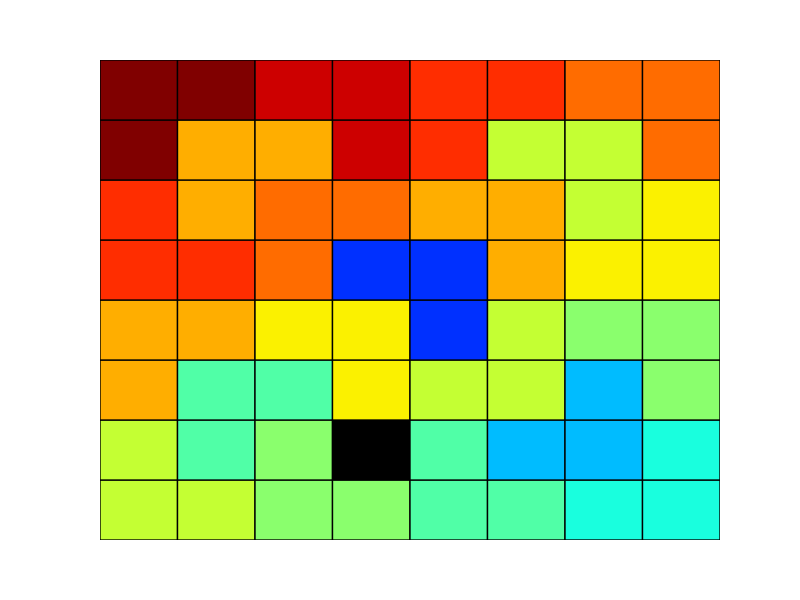

Reproduce this figure in Python.
#!/usr/bin/env python3

# Sources :
#    * http://www.mail-archive.com/matplotlib-users@lists.sourceforge.net/msg08387.html
#    * http://stackoverflow.com/questions/8931268/using-colormaps-to-set-color-of-line-in-matplotlib

from numpy import amax, concatenate, zeros
from random import randint

import matplotlib.pyplot as plt
import matplotlib.patches as mpatches
import matplotlib.colors as colors
import matplotlib.cm as cmx


# ----------- #
# -- Chess -- #
# ----------- #

n = 2**3

# `(-1)` indicates an empty cell.
chess = zeros((n,n)) - 1

# The black cell is coded by `0.
line = randint(0, n - 1)
col  = randint(0, n - 1)

chess[line, col] = 0


# ----------------------- #
# -- Method of solving -- #
# ----------------------- #

# color = 5 ---> This allows to well see the hole.
def addOneTrimino(
    oneChess,
    color = 5
):
    dim = len(oneChess)

# Special case of `n = 2`.
    if dim == 2:
        for line in range(2):
            for col in range(2):
                if oneChess[line, col] == -1:
                    oneChess[line, col] = color

        return oneChess

# Recursive calls.
    posCenter = dim // 2

# lu = left up   ; ru = right up
# ld = left down ; rd = right down
    subChess = {
        "lu": oneChess[:posCenter, :posCenter],
        "ru": oneChess[:posCenter, posCenter:],
        "ld": oneChess[posCenter:, :posCenter],
        "rd": oneChess[posCenter:, posCenter:]
    }

# Add one black cell in the good sub chess so as to have a new trimino at
# the center, and then do the recursive call.
    subChess = addCenteredCells(subChess, color)

    color += posCenter

    for loc in subChess:
        subChess[loc] = addOneTrimino(subChess[loc], color)
        color += posCenter

# Let's gather the four sub chess.
    oneChessUp   = concatenate((subChess["lu"], subChess["ru"]), axis = 1)
    oneChessDown = concatenate((subChess["ld"], subChess["rd"]), axis = 1)

    return concatenate((oneChessUp, oneChessDown), axis = 0)

def addCenteredCells(subChess, color):
    for loc in subChess:
        if int(amax(subChess[loc])) == -1:
            if loc == "lu":
                subChess[loc][-1, -1] = color

            elif loc == "ru":
                subChess[loc][-1, 0] = color

            elif loc == "ld":
                subChess[loc][0, -1] = color

            else:
                subChess[loc][0, 0] = color

    return subChess


# --------------------------- #
# -- Let's draw the result -- #
# --------------------------- #

chessFilled = addOneTrimino(chess)

plt.axes(xlim = (0, n), ylim = (0, n))
plt.axis('off')

maxColor = amax(chessFilled)

colorMap  = plt.get_cmap('jet')
cNorm     = colors.Normalize(vmin = 0, vmax = maxColor)
scalarMap = cmx.ScalarMappable(norm = cNorm, cmap = colorMap)

for line in range(n):
    for col in range(n):
        color = chessFilled[line, col]

        if color == 0:
            color = "black"

        else:
            color = scalarMap.to_rgba(color)

        rect = mpatches.Rectangle(
            (line, col), 1, 1,
            facecolor = color,
            edgecolor = "black"
        )

        plt.gca().add_patch(rect)

plt.show()
